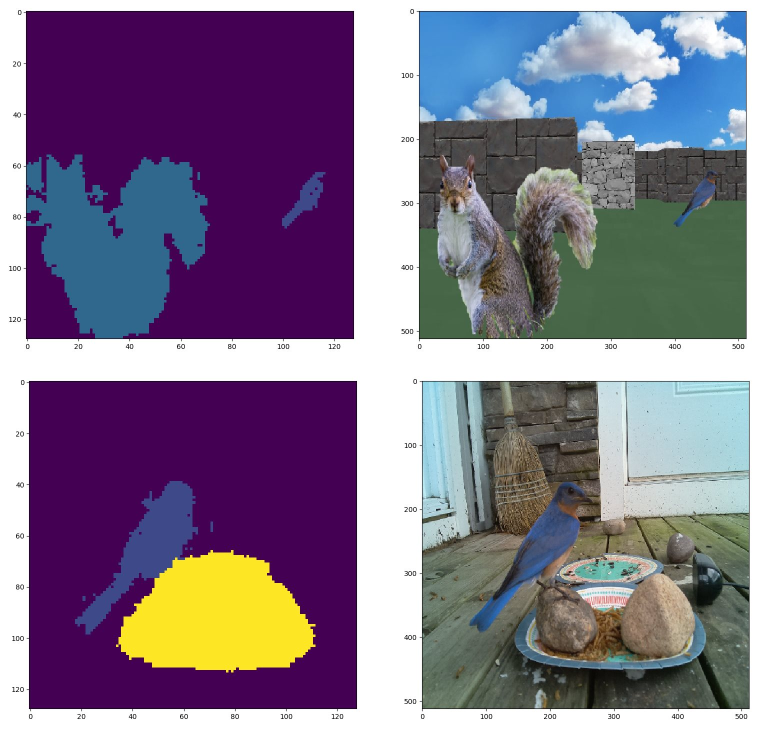
#> input picture image_segmenation.jpg, 1530 x 1466 px, given as the content of the folder D:/PycharmProjects/image_segmentation/bird_images, which was not available (shown at 1/2 size)
$ python tflite_test.py
#> lines starting #> are read from the running program, lines starting #| are printed output that depends on the picture; pictures that were not available may be replaced by others from this repository, and a replacement may not be noted
### import_data.py
import os
import numpy as np
from PIL import Image, ImageEnhance
import tensorflow as tf

def import_images(image_size, label_size, image_dir, label_dir, augment):
#> called with image_size = (512, 512), label_size = (128, 128), augment = True
    paths = os.listdir(image_dir)
    images = []
    labels = []
    for i, path in enumerate(paths):
        image = Image.open(image_dir + '/' + path)
#> image is the input picture: PIL image 1530x1466 RGB; mean R, G, B 130.5, 118.4, 140.4
        try:
            label = Image.open(label_dir + '/' + path.split('.')[0] + '.png')
            image = image.resize(image_size, 0)
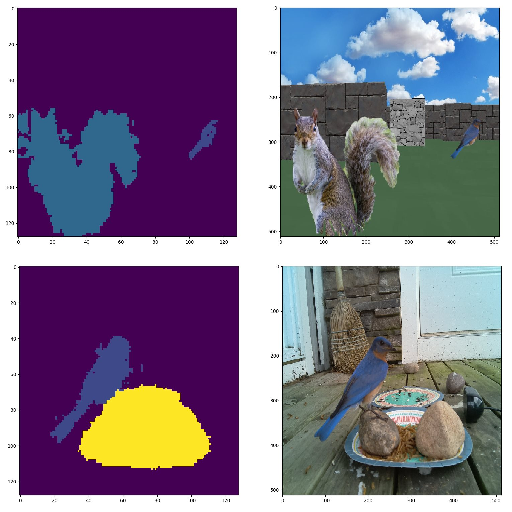
#> image: PIL image 512x512 RGB; mean R, G, B 130, 117.9, 139.9
            label = label.resize(label_size, 0)
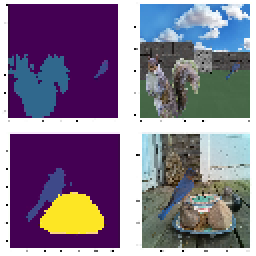
#> label: PIL image 128x128 RGB (shown 2 times larger); mean R, G, B 131.6, 119.4, 141.4
            images.append(image)
            labels.append(label)
        except:
            print('file', label_dir + '/' + path.split('.')[0] + '.png', 'does not exist')
        if (i+1)%25 ==0:
            print(int(i/len(paths)*100), '% of images read')
    print(100, '%', "of images read")

    if augment == True:
        rotate_range = 10
        translate_range = 20
        brightness_range = 20
        aug_num = 9
        og_num_images = len(images)
#> og_num_images = 1
        for i in range(aug_num):
            for j in range(og_num_images):
                aug_image, aug_label = augment_image(images[j], labels[j], rotate_range, translate_range, brightness_range)
                images.append(aug_image)
                labels.append(aug_label)
            print(int((i + 1) / aug_num * 100), '% of images augmented')
#> this loop made 9 passes
#> pass 1, in augment_image, `image = image.rotate(degrees)`:
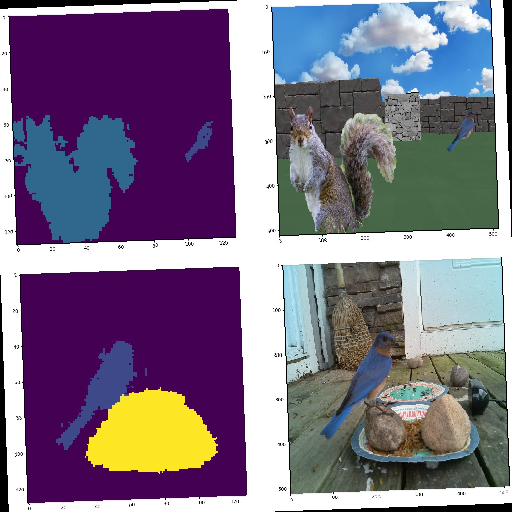
#> image: PIL image 512x512 RGB; mean R, G, B 125.7, 113.6, 135.6
#> pass 1, in augment_image, `label = label.rotate(degrees)`:
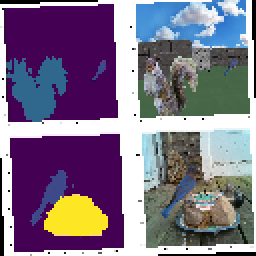
#> label: PIL image 128x128 RGB (shown 2 times larger); mean R, G, B 127.3, 115.2, 137.1
#> pass 1, in augment_image, `image = image.transform(size=image.size, method=method, data=data_imag..`:
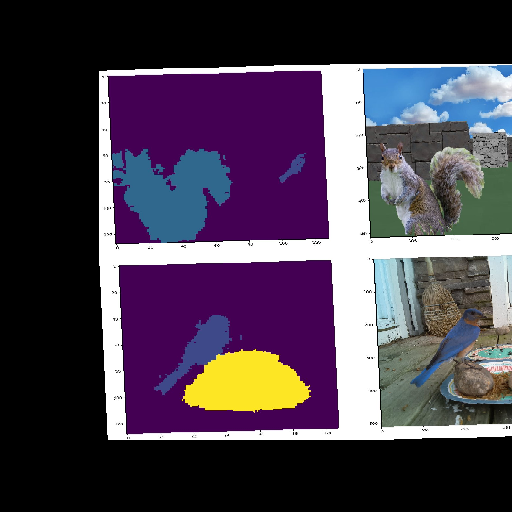
#> image: PIL image 512x512 RGB; mean R, G, B 73.7, 62.8, 78.5
#> pass 1, in augment_image, `label = label.transform(size=label.size, method=method, data=data_labe..`:
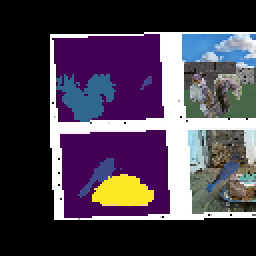
#> label: PIL image 128x128 RGB (shown 2 times larger); mean R, G, B 74.7, 63.9, 79.3
#> after the loop, images = 10 items; labels = 10 items

    image_array = np.ndarray(shape=(len(images), image_size[0], image_size[1], 3), dtype=np.float32)
    for i, image in enumerate(images):
        image_array[i] = np.array(image)
#> this loop made 10 passes
    label_array = np.ndarray(shape=(len(labels), label_size[0], label_size[1]), dtype=np.float32)
    for i, label in enumerate(labels):
        label_array[i] = np.array(label)
#> this loop made 1 pass
    image_array = image_array / 255.0
    label_array = label_array.astype(int)

    num_classes = np.amax(label_array) + 1
    #label_array = np.clip(label_array, 0, 8) #have to clip because jpeg sucks. consider different image format

    weights = []
    for i in range(num_classes):
        weights.append((1 - (label_array == i).sum()/np.size(label_array))*num_classes)
    weights = np.array(weights)

    return image_array, label_array, num_classes, weights

def augment_image(image, label, rotate_range, translate_range, brightness_range):
    degrees = np.random.randint(-rotate_range, rotate_range)
    image = image.rotate(degrees)
    label = label.rotate(degrees)

    method = Image.EXTENT
    a = np.random.randint(-translate_range, translate_range)/100
    b = np.random.randint(-translate_range, translate_range)/100
    c = np.random.randint(100 - translate_range, 100 + translate_range)/100
    d = np.random.randint(100 - translate_range, 100 + translate_range)/100
    data_image = (image.size[0]*a, image.size[1]*b, image.size[0]*c, image.size[1]*d)
    data_label = (label.size[0]*a, label.size[1]*b, label.size[0]*c, label.size[1]*d)
    image = image.transform(size=image.size, method=method, data=data_image, resample=0, fill=1, fillcolor=None)
    label = label.transform(size=label.size, method=method, data=data_label, resample=0, fill=1, fillcolor=None)

    enhancer = ImageEnhance.Brightness(image)
    factor = np.random.randint(100 - brightness_range, 100 + brightness_range)/100
    image = enhancer.enhance(factor)

    return image, label

# [61 lines left out: functions import_data_generator, import_data_generator_from_directory, not called in this run]

# [5 lines that do not run on import are left out]

### tflite_test.py
import tensorflow as tf
import numpy as np
from matplotlib import pyplot
from import_data import import_images

image_dir = 'D:/PycharmProjects/image_segmentation/bird_images'
label_dir = 'D:/PycharmProjects/image_segmentation/bird_labels'
image_size = (512, 512)
label_size = (128, 128)
#> (the run stopped early here; a loop or call above may not have finished)
